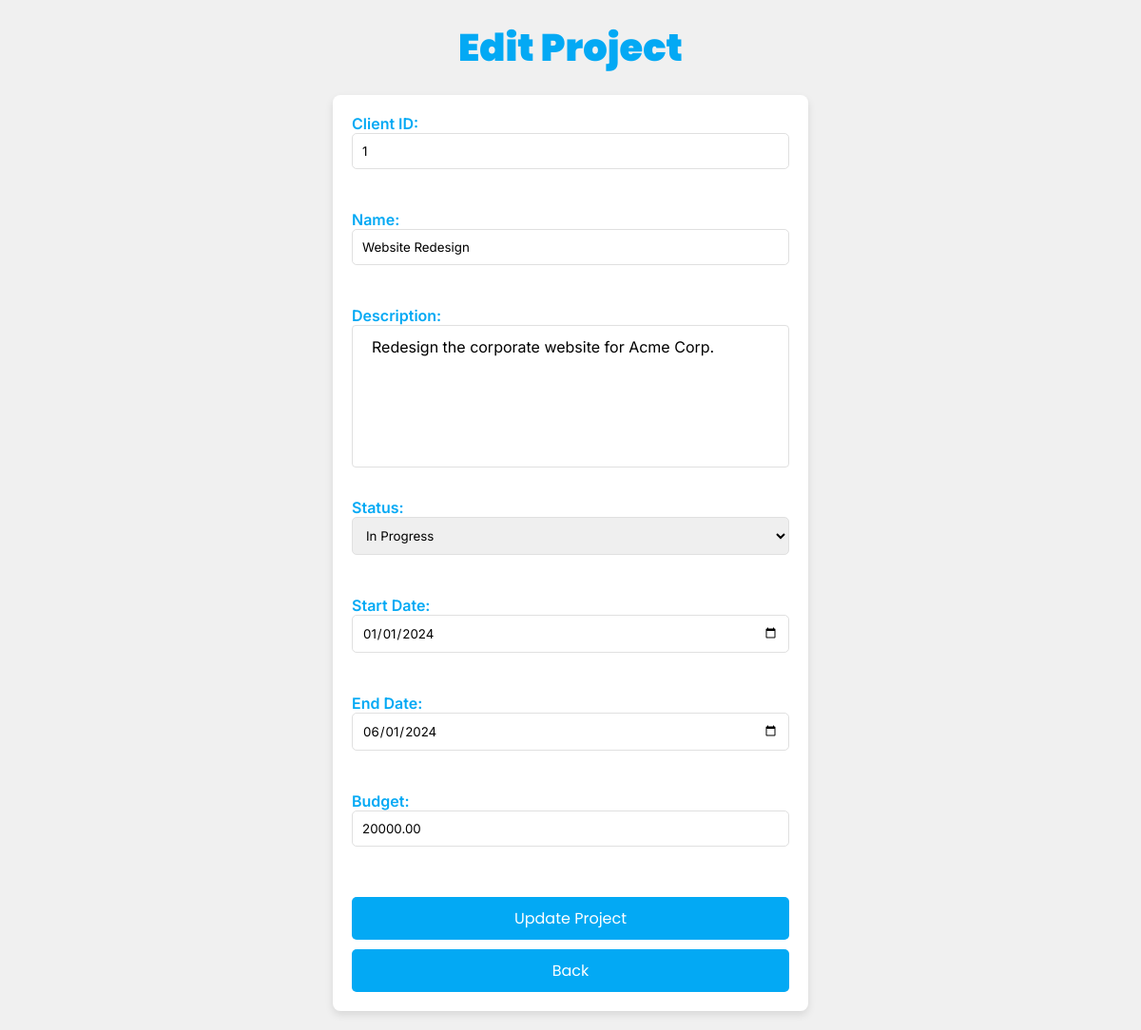
The page /editProject.php?id=1 (signed in) on the database its author committed.
### tables this page shows
CREATE TABLE Projects (
    project_id INT PRIMARY KEY AUTO_INCREMENT,
    client_id INT NOT NULL,
    name VARCHAR(255) NOT NULL,
    description TEXT,
    status VARCHAR(50) CHECK (status IN ('In Progress', 'Completed', 'Pending')),
    start_date DATE,
    end_date DATE,
    budget DECIMAL(15, 2)

);

### editProject.php (the view, shortened to what this page needs)
<?php
include 'logAction.php';
if (isset($_GET['id'])) {
    $project_id = $_GET['id'];
    $stmt = $pdo->prepare("SELECT * FROM Projects WHERE project_id = ?");
    $stmt->execute([$project_id]);
    $project = $stmt->fetch(PDO::FETCH_ASSOC);
} else {
    echo "Project ID not provided!";
    exit;
}
?>
<!DOCTYPE html>
<html lang="en">
<head>
    <link rel="stylesheet" href="style.css">
</head>
<body>
    <h2>Edit Project</h2>
    <form method="POST">
        <label>Client ID: <input type="number" name="client_id" value="<?= htmlspecialchars($project['client_id']) ?>" required></label><br>
        <label>Name: <input type="text" name="name" value="<?= htmlspecialchars($project['name']) ?>" required></label><br>
        <label>Description: <textarea name="description"><?= htmlspecialchars($project['description']) ?></textarea></label><br>
        <label>Status:
            <select name="status">
                <option value="In Progress" <?= $project['status'] == 'In Progress' ? 'selected' : '' ?>>In Progress</option>
            </select>
        </label><br>
        <label>Start Date: <input type="date" name="start_date" value="<?= htmlspecialchars($project['start_date']) ?>"></label><br>
        <label>End Date: <input type="date" name="end_date" value="<?= htmlspecialchars($project['end_date']) ?>"></label><br>
        <label>Budget: <input type="number" name="budget" step="0.01" value="<?= htmlspecialchars($project['budget']) ?>"></label><br>
        <button type="submit">Update Project</button>
        <button type="button" onclick="window.location.href='projects.php'">Back</button>
    </form>
</body>
</html>

### style.css (style rules this page uses)
* { margin: 0; padding: 0; box-sizing: border-box; font-family: "Inter", sans-serif; }
:root { --sky-blue: #03a9f4; --light-green: #a1eebd; --white: #ffffff; --gray: #f0f0f0; --border-color: #e0e0e0; }
body { background-color: var(--gray); color: var(--sky-blue); padding: 20px; font-family: "Inter", sans-serif; }
h1, h2 { color: var(--sky-blue); text-align: center; font-family: "Poppins", sans-serif; }
h2 { font-size: 2.5em; font-weight: 900; margin-bottom: 20px; }
a, button { display: inline-block; background-color: var(--sky-blue); color: var(--white); padding: 8px 15px; border-radius: 5px; text-decoration: none; margin-top: 10px; font-family: "Poppins", sans-serif; font-weight: 400; }
button { border: none; cursor: pointer; }
form { background-color: var(--white); padding: 20px; border-radius: 8px; box-shadow: 0 4px 8px rgba(0, 0, 0, 0.1); max-width: 500px; margin: 0 auto; font-family: "Inter", sans-serif; }
form label { display: block; margin-bottom: 8px; color: var(--sky-blue); font-weight: 600; }
form input[type="text"], form input[type="number"], form input[type="date"], form select { width: 100%; padding: 10px; margin-bottom: 15px; border: 1px solid var(--border-color); border-radius: 5px; }
form button { width: 100%; padding: 10px; font-size: 16px; font-family: "Poppins", sans-serif; font-weight: 400; }
form input[type="text"], form input[type="password"] { width: 100%; padding: 10px; margin-bottom: 15px; border: 1px solid #e0e0e0; border-radius: 5px; outline: none; transition: border-color 0.3s ease; }
textarea { width: 100%; height: 150px; padding: 12px 20px; box-sizing: border-box; border: 1px solid var(--border-color); border-radius: 4px; background-color: #ffffff; font-size: 16px; resize: none; }

### rows shown on the page
projects: client_id "1", name "Website Redesign", description "Redesign the corporate website for Acme Corp.", status "In Progress", start_date "01/01/2024", end_date "06/01/2024", budget "20000.00"
